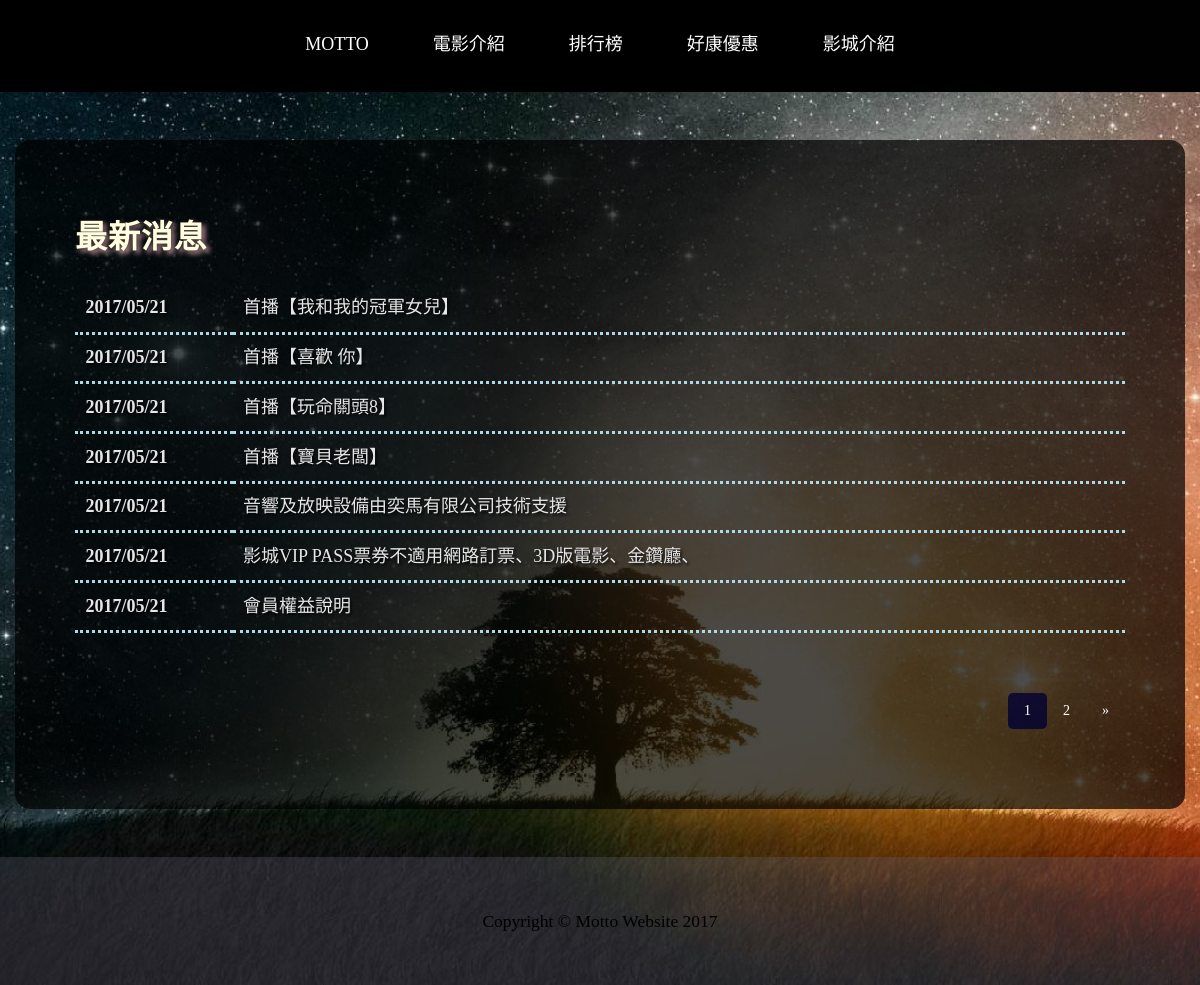
Page /news/ on the committed database.
### news_list/models.py (models this page shows, shortened)
class News(models.Model):
    title = models.CharField(max_length=30)
    context = models.TextField(default="無")
    timestamp = models.DateTimeField(auto_now_add=True, auto_now=False)
    class Meta:
        ordering = ["-timestamp"]

### news_list/views.py (the view)
def index(request):
    limit = 7
    news = News.objects.all()
    paginator = Paginator(news, limit)
    page = request.GET.get('page')
    try:
        news = paginator.page(page)
    except PageNotAnInteger:
        news = paginator.page(1)
    except EmptyPage:
        news = paginator.page(paginator.num_pages)
    return render_to_response('news_list/newsindex.html', locals())

### finalapp/templates/news_list/newsindex.html (shortened to what this page needs)
{% load staticfiles %}
<!DOCTYPE html>
<html lang="en">
<head>
    <link href="{% static 'css/bootstrap.min.css' %}" rel="stylesheet">
    <link href="{% static 'css/business-casual.css' %}" rel="stylesheet">
     <link href="{% static 'css/news.css' %}" rel="stylesheet">
    <link href="{% static 'css/inside.css' %}" rel="stylesheet">
</head>
<body style="font-family:微軟正黑體;">
     <nav   role="navigation" class="navbar  " style="background-color:rgba(1,1, 1, 1);">
        <div class="container">
            <div class="collapse navbar-collapse"   >
                 <ul class="nav navbar-nav" >
                    <li >
                       <div class="dropdown">
                                 <a href="/index/"><button class="dropbtn" style="color: black;">MOTTO</button></a>
                            </div>
                    </li>
                </ul>
            </div>
        </div>
    </nav>
    <nav   role="navigation" class="navbar navbar-default navbar-custom navbar-fixed-top">
        <div class="container">
            <div class="collapse navbar-collapse" id="bs-example-navbar-collapse-1"   >
                <ul class="nav navbar-nav" >
                    <li >
                       <div class="dropdown">
                                 <a href="/index/"><button class="dropbtn" >MOTTO</button></a>
                            </div>
                    </li>
                    <li>
                    <div class="dropdown">
                         <button class="dropbtn" >電影介紹</button>
                         </div>
                    </li>
                    <li>
                    <div class="dropdown">
                                 <button class="dropbtn">排行榜</button>
                            </div>
                    </li>
                     <li>
                     <div class="dropdown">
                                 <button class="dropbtn">好康優惠</button>
                            </div>
                    </li>
                     <li>
                     <div class="dropdown">
                                 <button class="dropbtn">影城介紹</button>
                            </div>
                    </li>
                </ul>
            </div>
        </div>
    </nav>
        <div class="container" style="margin-top: 4%;background-color:rgba(0,0,0,0.7);  border-radius:15px;  padding: 5%; ">
        <div class="row" >
                <div class="col-lg-12 " >
                    <h1 id="textStyle1">最新消息  </h1>
                    <br>
                    <table  cellpadding="10"  width="100%">
                    {% for n in news %}
                    <tr id="textStyle2">
                    <td  width="15%"><b> {{ n.timestamp.date| date:"Y/m/d" }}</b></td><td><a a href="/news/{{ n.id }}" id="textStyle2">{{ n.title }}</a></td>
                    </tr>
                    {% endfor %}
                    </table>
                    <br><br>
                    <div class="pagination" >
                    {% for page_number in news.paginator.page_range %}
                    {% ifequal page_number  news.number %}
                      <a href="#" class="active">{{ page_number }}</a>
                    {% else %}
                      <a href="?page={{ page_number }}">{{ page_number }}</a>
                    {% endifequal %}
                    {% endfor %}
                    {% if news.has_next %}
                    <a href="?page={{ news.next_page_number }}">&raquo;</a>
                    {% endif %}
                </div>
                </div>
  </div>
</div>
    <footer style="background-color:rgba(100,100, 120, 0.3);margin-top: 4%;">
        <div class="container">
            <div class="row">
                <div class="col-lg-12 text-center" >
                    <p>Copyright &copy; Motto Website 2017</p>
                </div>
            </div>
        </div>
    </footer>
</body>
</html>

### finalapp/static/css/business-casual.css (style rules this page uses)
body { font-family: "Open Sans","Helvetica Neue",Helvetica,Arial,sans-serif; background: url('../img/bg.jpg') no-repeat center center fixed; -webkit-background-size: cover; -moz-background-size: cover; background-size: cover; -o-background-size: cover; }
h1, h2, h3, h4, h5, h6 { text-transform: uppercase; font-family: "Josefin Slab","Helvetica Neue",Helvetica,Arial,sans-serif; font-weight: 700; letter-spacing: 1px; }
p { font-size: 1.25em; line-height: 1.6; color: #000; }
.navbar-nav { text-transform: uppercase; font-weight: 400; letter-spacing: 3px; }
footer { background: #fff; background: rgba(255,255,255,0.9); }
footer p { margin: 0; padding: 50px 0; }
@media screen and (min-width:768px) { .navbar { border-radius: 0; } }
@media screen and (min-width:768px) { .navbar { min-height: 0; } }
@media screen and (min-width:768px) { .navbar-default { border: none; background: #fff; background: rgba(255,255,255,0.9); } }
@media screen and (min-width:768px) { .navbar-nav { display: table; float: none; margin: 0 auto; table-layout: fixed; font-size: 1.25em; } }

### finalapp/static/css/news.css (style rules this page uses)
#textStyle1 { color:lightyellow; font-family:微軟正黑體; text-shadow: 0em 0em 0.3em black,0.1em 0.1em 0.18em pink; font-weight: bold; font-size:xx-large; text-decoration:none; }
#textStyle2 { color:rgb(230,230,230); font-family:微軟正黑體; text-shadow: 0.1em 0.1em 0.18em black; text-decoration:none; font-size:large; }
.navbar { font-family:微軟正黑體; background-color:rgba(0,0, 0, 0.4); }
.dropbtn { margin: 16px; background-color:rgba(0,0, 0, 0); color: white; padding: 16px; font-size:large; border: none; cursor: pointer; }
.dropdown { position:relative; display: inline-block; }
td { border-top:none; border-left: none; border-bottom: 3px lightblue dotted; padding: 1%; }
.pagination { display: inline-block; float:right ; }
.pagination a { color: white; float: left; padding: 8px 16px; text-decoration: none; }
.pagination a.active { background-color:rgba(0,0,50,0.8); color: white; border-radius: 5px; }

### rows in the picture
News: timestamp "2017/05/21", title "首播【我和我的冠軍女兒】"
News: timestamp "2017/05/21", title "首播【喜歡 你】"
News: timestamp "2017/05/21", title "首播【玩命關頭8】"
News: timestamp "2017/05/21", title "首播【寶貝老闆】"
News: timestamp "2017/05/21", title "音響及放映設備由奕馬有限公司技術支援"
News: timestamp "2017/05/21", title "影城VIP PASS票券不適用網路訂票、3D版電影、金鑽廳、"
News: timestamp "2017/05/21", title "會員權益說明"

### other values in the picture
{{ page_number }} "1"
{{ page_number }} "2"
